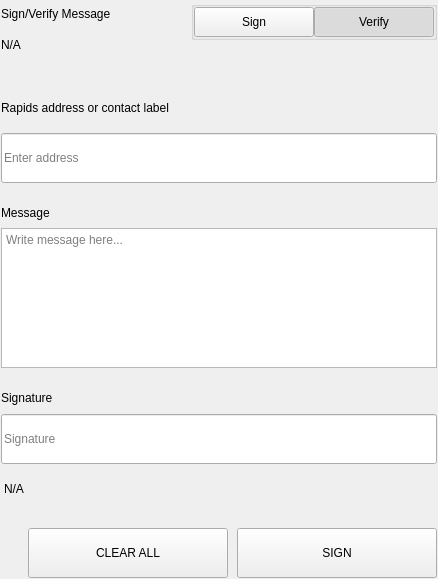
<?xml version="1.0" encoding="UTF-8"?>
<ui version="4.0">
 <class>SettingsSignMessageWidgets</class>
 <widget class="QWidget" name="SettingsSignMessageWidgets">
  <property name="geometry">
   <rect>
    <x>0</x>
    <y>0</y>
    <width>438</width>
    <height>579</height>
   </rect>
  </property>
  <property name="windowTitle">
   <string>Form</string>
  </property>
  <layout class="QVBoxLayout" name="verticalLayout">
   <property name="spacing">
    <number>0</number>
   </property>
   <property name="leftMargin">
    <number>0</number>
   </property>
   <property name="topMargin">
    <number>0</number>
   </property>
   <property name="rightMargin">
    <number>0</number>
   </property>
   <property name="bottomMargin">
    <number>0</number>
   </property>
   <item>
    <widget class="QWidget" name="left" native="true">
     <layout class="QVBoxLayout" name="verticalLayout_3">
      <property name="leftMargin">
       <number>0</number>
      </property>
      <property name="topMargin">
       <number>0</number>
      </property>
      <property name="rightMargin">
       <number>0</number>
      </property>
      <property name="bottomMargin">
       <number>0</number>
      </property>
      <item>
       <widget class="QWidget" name="container_sign" native="true">
        <layout class="QVBoxLayout" name="verticalLayout_2">
         <property name="spacing">
          <number>0</number>
         </property>
         <property name="leftMargin">
          <number>1</number>
         </property>
         <property name="topMargin">
          <number>1</number>
         </property>
         <property name="rightMargin">
          <number>1</number>
         </property>
         <property name="bottomMargin">
          <number>1</number>
         </property>
         <item>
          <layout class="QHBoxLayout" name="horizontalLayout_3" stretch="3,1">
           <property name="spacing">
            <number>40</number>
           </property>
           <item>
            <layout class="QVBoxLayout" name="verticalLayoutTitle">
             <property name="spacing">
              <number>5</number>
             </property>
             <item>
              <widget class="QLabel" name="labelTitle">
               <property name="text">
                <string>Sign/Verify Message</string>
               </property>
              </widget>
             </item>
             <item>
              <widget class="QLabel" name="labelSubtitle1">
               <property name="text">
                <string notr="true">N/A</string>
               </property>
               <property name="wordWrap">
                <bool>true</bool>
               </property>
              </widget>
             </item>
            </layout>
           </item>
           <item alignment="Qt::AlignRight|Qt::AlignTop">
            <widget class="QWidget" name="containerSwitch" native="true">
             <property name="styleSheet">
              <string notr="true">#containerSwitch{
	padding-top:9px;
}</string>
             </property>
             <layout class="QVBoxLayout" name="verticalLayout_6">
              <property name="spacing">
               <number>4</number>
              </property>
              <property name="leftMargin">
               <number>0</number>
              </property>
              <property name="topMargin">
               <number>0</number>
              </property>
              <property name="rightMargin">
               <number>0</number>
              </property>
              <property name="bottomMargin">
               <number>0</number>
              </property>
              <item alignment="Qt::AlignRight">
               <widget class="QGroupBox" name="groupBox">
                <property name="sizePolicy">
                 <sizepolicy hsizetype="Fixed" vsizetype="Preferred">
                  <horstretch>0</horstretch>
                  <verstretch>0</verstretch>
                 </sizepolicy>
                </property>
                <property name="title">
                 <string/>
                </property>
                <property name="alignment">
                 <set>Qt::AlignRight|Qt::AlignTop|Qt::AlignTrailing</set>
                </property>
                <layout class="QHBoxLayout" name="horizontalLayout_4">
                 <property name="spacing">
                  <number>0</number>
                 </property>
                 <property name="leftMargin">
                  <number>0</number>
                 </property>
                 <property name="topMargin">
                  <number>0</number>
                 </property>
                 <property name="rightMargin">
                  <number>0</number>
                 </property>
                 <property name="bottomMargin">
                  <number>0</number>
                 </property>
                 <item>
                  <widget class="QPushButton" name="pushSign">
                   <property name="minimumSize">
                    <size>
                     <width>120</width>
                     <height>30</height>
                    </size>
                   </property>
                   <property name="maximumSize">
                    <size>
                     <width>120</width>
                     <height>30</height>
                    </size>
                   </property>
                   <property name="focusPolicy">
                    <enum>Qt::NoFocus</enum>
                   </property>
                   <property name="text">
                    <string>Sign</string>
                   </property>
                   <property name="checkable">
                    <bool>true</bool>
                   </property>
                   <property name="autoExclusive">
                    <bool>true</bool>
                   </property>
                  </widget>
                 </item>
                 <item>
                  <widget class="QPushButton" name="pushVerify">
                   <property name="minimumSize">
                    <size>
                     <width>120</width>
                     <height>30</height>
                    </size>
                   </property>
                   <property name="maximumSize">
                    <size>
                     <width>120</width>
                     <height>30</height>
                    </size>
                   </property>
                   <property name="focusPolicy">
                    <enum>Qt::NoFocus</enum>
                   </property>
                   <property name="text">
                    <string>Verify</string>
                   </property>
                   <property name="checkable">
                    <bool>true</bool>
                   </property>
                   <property name="checked">
                    <bool>true</bool>
                   </property>
                   <property name="autoExclusive">
                    <bool>true</bool>
                   </property>
                  </widget>
                 </item>
                </layout>
               </widget>
              </item>
              <item alignment="Qt::AlignHCenter|Qt::AlignTop">
               <widget class="QLabel" name="labelSubtitleSwitch">
                <property name="text">
                 <string/>
                </property>
                <property name="alignment">
                 <set>Qt::AlignRight|Qt::AlignTrailing|Qt::AlignVCenter</set>
                </property>
               </widget>
              </item>
             </layout>
            </widget>
           </item>
          </layout>
         </item>
         <item>
          <spacer name="verticalSpacer_2">
           <property name="orientation">
            <enum>Qt::Vertical</enum>
           </property>
           <property name="sizeType">
            <enum>QSizePolicy::Fixed</enum>
           </property>
           <property name="sizeHint" stdset="0">
            <size>
             <width>20</width>
             <height>40</height>
            </size>
           </property>
          </spacer>
         </item>
         <item>
          <widget class="QWidget" name="containerAddress" native="true">
           <property name="sizePolicy">
            <sizepolicy hsizetype="Preferred" vsizetype="Fixed">
             <horstretch>0</horstretch>
             <verstretch>0</verstretch>
            </sizepolicy>
           </property>
           <layout class="QVBoxLayout" name="verticalLayout_5" stretch="0,0">
            <property name="spacing">
             <number>15</number>
            </property>
            <property name="leftMargin">
             <number>0</number>
            </property>
            <property name="topMargin">
             <number>0</number>
            </property>
            <property name="rightMargin">
             <number>0</number>
            </property>
            <property name="bottomMargin">
             <number>0</number>
            </property>
            <item>
             <widget class="QLabel" name="labelSubtitleAddress">
              <property name="minimumSize">
               <size>
                <width>0</width>
                <height>20</height>
               </size>
              </property>
              <property name="maximumSize">
               <size>
                <width>16777215</width>
                <height>20</height>
               </size>
              </property>
              <property name="text">
               <string>Rapids address or contact label</string>
              </property>
             </widget>
            </item>
            <item>
             <widget class="QLineEdit" name="addressIn_SM">
              <property name="minimumSize">
               <size>
                <width>0</width>
                <height>50</height>
               </size>
              </property>
              <property name="maximumSize">
               <size>
                <width>16777215</width>
                <height>50</height>
               </size>
              </property>
              <property name="placeholderText">
               <string>Enter address</string>
              </property>
             </widget>
            </item>
           </layout>
          </widget>
         </item>
         <item>
          <spacer name="verticalSpacer_3">
           <property name="orientation">
            <enum>Qt::Vertical</enum>
           </property>
           <property name="sizeType">
            <enum>QSizePolicy::Fixed</enum>
           </property>
           <property name="sizeHint" stdset="0">
            <size>
             <width>20</width>
             <height>20</height>
            </size>
           </property>
          </spacer>
         </item>
         <item>
          <layout class="QVBoxLayout" name="verticalLayout_9">
           <property name="spacing">
            <number>5</number>
           </property>
           <item>
            <widget class="QLabel" name="labelSubtitleMessage">
             <property name="minimumSize">
              <size>
               <width>0</width>
               <height>20</height>
              </size>
             </property>
             <property name="maximumSize">
              <size>
               <width>16777215</width>
               <height>20</height>
              </size>
             </property>
             <property name="text">
              <string>Message</string>
             </property>
            </widget>
           </item>
           <item>
            <widget class="QPlainTextEdit" name="messageIn_SM">
             <property name="minimumSize">
              <size>
               <width>0</width>
               <height>140</height>
              </size>
             </property>
             <property name="maximumSize">
              <size>
               <width>16777215</width>
               <height>140</height>
              </size>
             </property>
             <property name="placeholderText">
              <string>Write message here...</string>
             </property>
            </widget>
           </item>
          </layout>
         </item>
         <item>
          <spacer name="verticalSpacer_4">
           <property name="orientation">
            <enum>Qt::Vertical</enum>
           </property>
           <property name="sizeType">
            <enum>QSizePolicy::Fixed</enum>
           </property>
           <property name="sizeHint" stdset="0">
            <size>
             <width>20</width>
             <height>20</height>
            </size>
           </property>
          </spacer>
         </item>
         <item>
          <widget class="QWidget" name="widget" native="true">
           <property name="minimumSize">
            <size>
             <width>0</width>
             <height>75</height>
            </size>
           </property>
           <property name="maximumSize">
            <size>
             <width>16777215</width>
             <height>16777215</height>
            </size>
           </property>
           <layout class="QVBoxLayout" name="verticalLayout_4">
            <property name="leftMargin">
             <number>0</number>
            </property>
            <property name="topMargin">
             <number>0</number>
            </property>
            <property name="rightMargin">
             <number>0</number>
            </property>
            <property name="bottomMargin">
             <number>0</number>
            </property>
            <item>
             <widget class="QLabel" name="labelSubtitleSignature">
              <property name="minimumSize">
               <size>
                <width>0</width>
                <height>20</height>
               </size>
              </property>
              <property name="maximumSize">
               <size>
                <width>16777215</width>
                <height>20</height>
               </size>
              </property>
              <property name="text">
               <string>Signature</string>
              </property>
             </widget>
            </item>
            <item>
             <widget class="QLineEdit" name="signatureOut_SM">
              <property name="minimumSize">
               <size>
                <width>0</width>
                <height>50</height>
               </size>
              </property>
              <property name="placeholderText">
               <string>Signature</string>
              </property>
             </widget>
            </item>
           </layout>
          </widget>
         </item>
         <item>
          <widget class="QLabel" name="statusLabel_SM">
           <property name="styleSheet">
            <string notr="true">padding-top:5px;</string>
           </property>
           <property name="text">
            <string notr="true">N/A</string>
           </property>
          </widget>
         </item>
         <item>
          <spacer name="verticalSpacer">
           <property name="orientation">
            <enum>Qt::Vertical</enum>
           </property>
           <property name="sizeType">
            <enum>QSizePolicy::Fixed</enum>
           </property>
           <property name="sizeHint" stdset="0">
            <size>
             <width>20</width>
             <height>20</height>
            </size>
           </property>
          </spacer>
         </item>
         <item>
          <layout class="QHBoxLayout" name="horizontalLayout_7">
           <property name="spacing">
            <number>9</number>
           </property>
           <item>
            <spacer name="horizontalSpacer_5">
             <property name="orientation">
              <enum>Qt::Horizontal</enum>
             </property>
             <property name="sizeType">
              <enum>QSizePolicy::Expanding</enum>
             </property>
             <property name="sizeHint" stdset="0">
              <size>
               <width>40</width>
               <height>20</height>
              </size>
             </property>
            </spacer>
           </item>
           <item>
            <widget class="QPushButton" name="pushButtonClear">
             <property name="minimumSize">
              <size>
               <width>200</width>
               <height>50</height>
              </size>
             </property>
             <property name="focusPolicy">
              <enum>Qt::NoFocus</enum>
             </property>
             <property name="text">
              <string>CLEAR ALL</string>
             </property>
            </widget>
           </item>
           <item>
            <widget class="QPushButton" name="pushButtonSave">
             <property name="minimumSize">
              <size>
               <width>200</width>
               <height>50</height>
              </size>
             </property>
             <property name="maximumSize">
              <size>
               <width>200</width>
               <height>50</height>
              </size>
             </property>
             <property name="focusPolicy">
              <enum>Qt::NoFocus</enum>
             </property>
             <property name="text">
              <string>SIGN</string>
             </property>
            </widget>
           </item>
          </layout>
         </item>
        </layout>
       </widget>
      </item>
     </layout>
    </widget>
   </item>
  </layout>
 </widget>
 <resources/>
 <connections/>
</ui>
